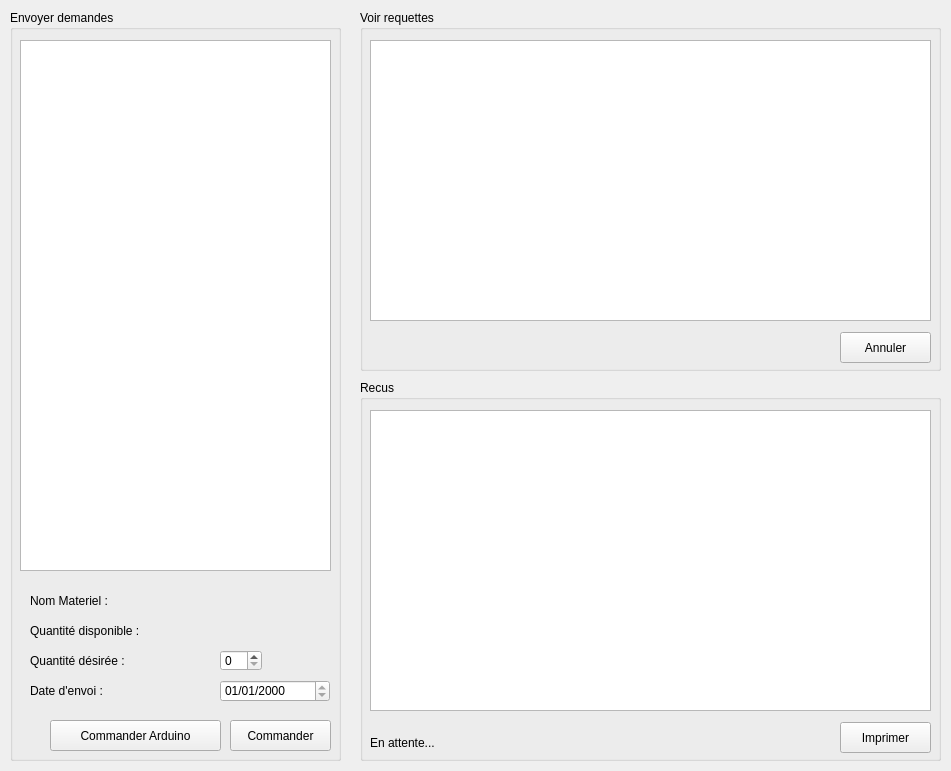
<?xml version="1.0" encoding="UTF-8"?>
<ui version="4.0">
 <class>demandeenseignant</class>
 <widget class="QFrame" name="demandeenseignant">
  <property name="geometry">
   <rect>
    <x>0</x>
    <y>0</y>
    <width>951</width>
    <height>771</height>
   </rect>
  </property>
  <property name="windowTitle">
   <string>Frame</string>
  </property>
  <property name="styleSheet">
   <string notr="true">font: 12pt &quot;Open Sans&quot;;</string>
  </property>
  <widget class="QGroupBox" name="EnvoyerDem">
   <property name="geometry">
    <rect>
     <x>10</x>
     <y>10</y>
     <width>331</width>
     <height>751</height>
    </rect>
   </property>
   <property name="title">
    <string>Envoyer demandes</string>
   </property>
   <widget class="QListView" name="listView">
    <property name="geometry">
     <rect>
      <x>10</x>
      <y>30</y>
      <width>311</width>
      <height>531</height>
     </rect>
    </property>
   </widget>
   <widget class="QLabel" name="NomMat">
    <property name="geometry">
     <rect>
      <x>20</x>
      <y>580</y>
      <width>111</width>
      <height>21</height>
     </rect>
    </property>
    <property name="text">
     <string>Nom Materiel :</string>
    </property>
   </widget>
   <widget class="QLabel" name="nommatlabel">
    <property name="geometry">
     <rect>
      <x>210</x>
      <y>580</y>
      <width>111</width>
      <height>21</height>
     </rect>
    </property>
    <property name="text">
     <string/>
    </property>
   </widget>
   <widget class="QLabel" name="Quantite">
    <property name="geometry">
     <rect>
      <x>20</x>
      <y>610</y>
      <width>161</width>
      <height>21</height>
     </rect>
    </property>
    <property name="text">
     <string>Quantité disponible :</string>
    </property>
   </widget>
   <widget class="QLabel" name="quantitelabel">
    <property name="geometry">
     <rect>
      <x>210</x>
      <y>610</y>
      <width>111</width>
      <height>21</height>
     </rect>
    </property>
    <property name="text">
     <string/>
    </property>
   </widget>
   <widget class="QLabel" name="QuantiteDesiree">
    <property name="geometry">
     <rect>
      <x>20</x>
      <y>640</y>
      <width>141</width>
      <height>21</height>
     </rect>
    </property>
    <property name="text">
     <string>Quantité désirée :</string>
    </property>
   </widget>
   <widget class="QSpinBox" name="qtebox">
    <property name="geometry">
     <rect>
      <x>210</x>
      <y>640</y>
      <width>42</width>
      <height>21</height>
     </rect>
    </property>
   </widget>
   <widget class="QPushButton" name="pushButton_9">
    <property name="geometry">
     <rect>
      <x>220</x>
      <y>710</y>
      <width>101</width>
      <height>31</height>
     </rect>
    </property>
    <property name="text">
     <string>Commander</string>
    </property>
   </widget>
   <widget class="QLabel" name="label">
    <property name="geometry">
     <rect>
      <x>20</x>
      <y>670</y>
      <width>111</width>
      <height>21</height>
     </rect>
    </property>
    <property name="text">
     <string>Date d'envoi :</string>
    </property>
   </widget>
   <widget class="QDateEdit" name="dateEdit">
    <property name="geometry">
     <rect>
      <x>210</x>
      <y>670</y>
      <width>110</width>
      <height>22</height>
     </rect>
    </property>
    <property name="readOnly">
     <bool>true</bool>
    </property>
    <property name="displayFormat">
     <string>dd/MM/yyyy</string>
    </property>
    <property name="calendarPopup">
     <bool>false</bool>
    </property>
   </widget>
   <widget class="QPushButton" name="pushButton_10">
    <property name="geometry">
     <rect>
      <x>40</x>
      <y>710</y>
      <width>171</width>
      <height>31</height>
     </rect>
    </property>
    <property name="text">
     <string>Commander Arduino</string>
    </property>
   </widget>
  </widget>
  <widget class="QGroupBox" name="DemandesGroup">
   <property name="geometry">
    <rect>
     <x>360</x>
     <y>10</y>
     <width>581</width>
     <height>361</height>
    </rect>
   </property>
   <property name="title">
    <string>Voir requettes</string>
   </property>
   <widget class="QTableView" name="tableView_3">
    <property name="geometry">
     <rect>
      <x>10</x>
      <y>30</y>
      <width>561</width>
      <height>281</height>
     </rect>
    </property>
   </widget>
   <widget class="QPushButton" name="pushButton_5">
    <property name="geometry">
     <rect>
      <x>480</x>
      <y>322</y>
      <width>91</width>
      <height>31</height>
     </rect>
    </property>
    <property name="text">
     <string>Annuler</string>
    </property>
   </widget>
  </widget>
  <widget class="QGroupBox" name="Imprimer">
   <property name="geometry">
    <rect>
     <x>360</x>
     <y>380</y>
     <width>581</width>
     <height>381</height>
    </rect>
   </property>
   <property name="title">
    <string>Recus</string>
   </property>
   <widget class="QPushButton" name="imprimerbutton">
    <property name="geometry">
     <rect>
      <x>480</x>
      <y>342</y>
      <width>91</width>
      <height>31</height>
     </rect>
    </property>
    <property name="text">
     <string>Imprimer</string>
    </property>
   </widget>
   <widget class="QTableView" name="tablerecus">
    <property name="geometry">
     <rect>
      <x>10</x>
      <y>30</y>
      <width>561</width>
      <height>301</height>
     </rect>
    </property>
   </widget>
   <widget class="QLabel" name="label_2">
    <property name="geometry">
     <rect>
      <x>10</x>
      <y>352</y>
      <width>101</width>
      <height>21</height>
     </rect>
    </property>
    <property name="text">
     <string>En attente...</string>
    </property>
   </widget>
  </widget>
 </widget>
 <resources/>
 <connections/>
</ui>
